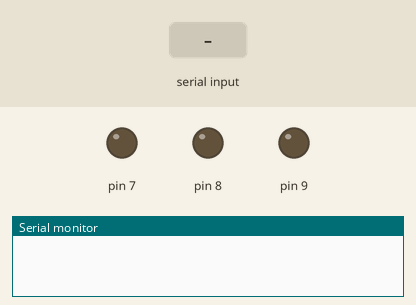
Recording of a sketch running on a simulated Arduino Uno, built with avr-gcc and run on an emulated ATmega328P. Parts: output pins drawn as LEDs (lit = HIGH), the last lines printed to the serial monitor. Inputs (shaded band) come from the test bench.

Above: at 1.2 s.
1.3 s: byte 11 (11) received over Serial
At 2.3 s:
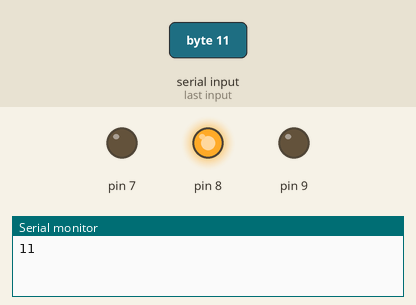
2.8 s: byte 21 (21) received over Serial
At 3.4 s:
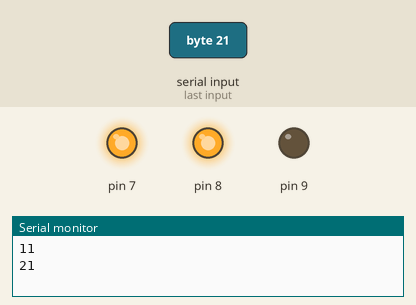
4.3 s: byte 10 (10) received over Serial
At 5.5 s:
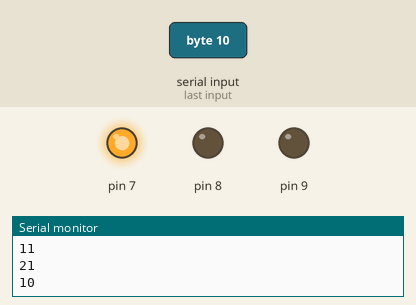
5.8 s: byte 31 (31) received over Serial
At 6.9 s:
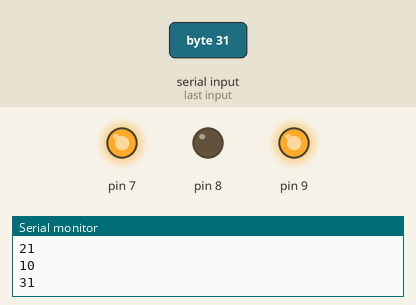
7.3 s: byte 20 (20) received over Serial
At 8.0 s:
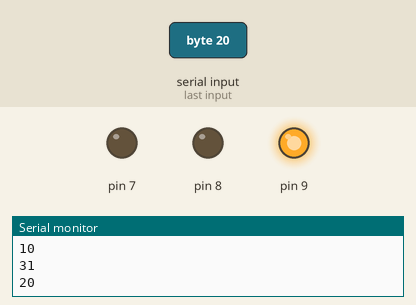
8.8 s: byte 11 (11) received over Serial
At 9.2 s:
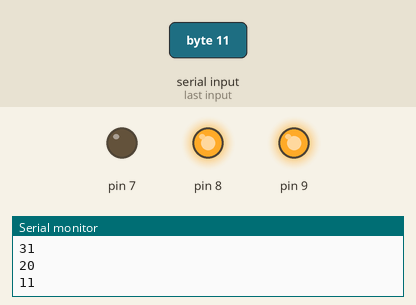
Timing chart, 0 to 11.3 s (numbered marks = the images above; inputs shaded):
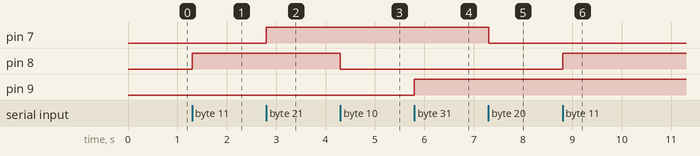

Measured:
- after the input at 1.3 s, pin 8: LOW → HIGH at once
- after the input at 2.8 s, pin 7: LOW → HIGH at once
- after the input at 4.3 s, pin 8: HIGH → LOW at once
- after the input at 5.8 s, pin 9: LOW → HIGH at once
- after the input at 7.3 s, pin 7: HIGH → LOW at once
- after the input at 8.8 s, pin 8: LOW → HIGH at once

The sketch:

lights-on.ino
```cpp
void setup() {
  Serial.begin(9600);
  pinMode(9, OUTPUT);
  pinMode(8, OUTPUT);
  pinMode(7, OUTPUT);
}

void loop() {
  if (Serial.available() > 0) {
    byte receivedByte = Serial.read();

    Serial.println(receivedByte);

    switch (receivedByte) {
      case 10:
        digitalWrite(8, LOW);
        break;

      case 11:
        digitalWrite(8, HIGH);
        break;

      case 20:
        digitalWrite(7, LOW);
        break;

      case 21:
        digitalWrite(7, HIGH);
        break;

      case 30:
        digitalWrite(9, LOW);
        break;

      case 31:
        digitalWrite(9, HIGH);
        break;

      default:
        digitalWrite(9,LOW);
        digitalWrite(7,LOW);
        digitalWrite(8,LOW);
        break;
    }
  }
}
```
